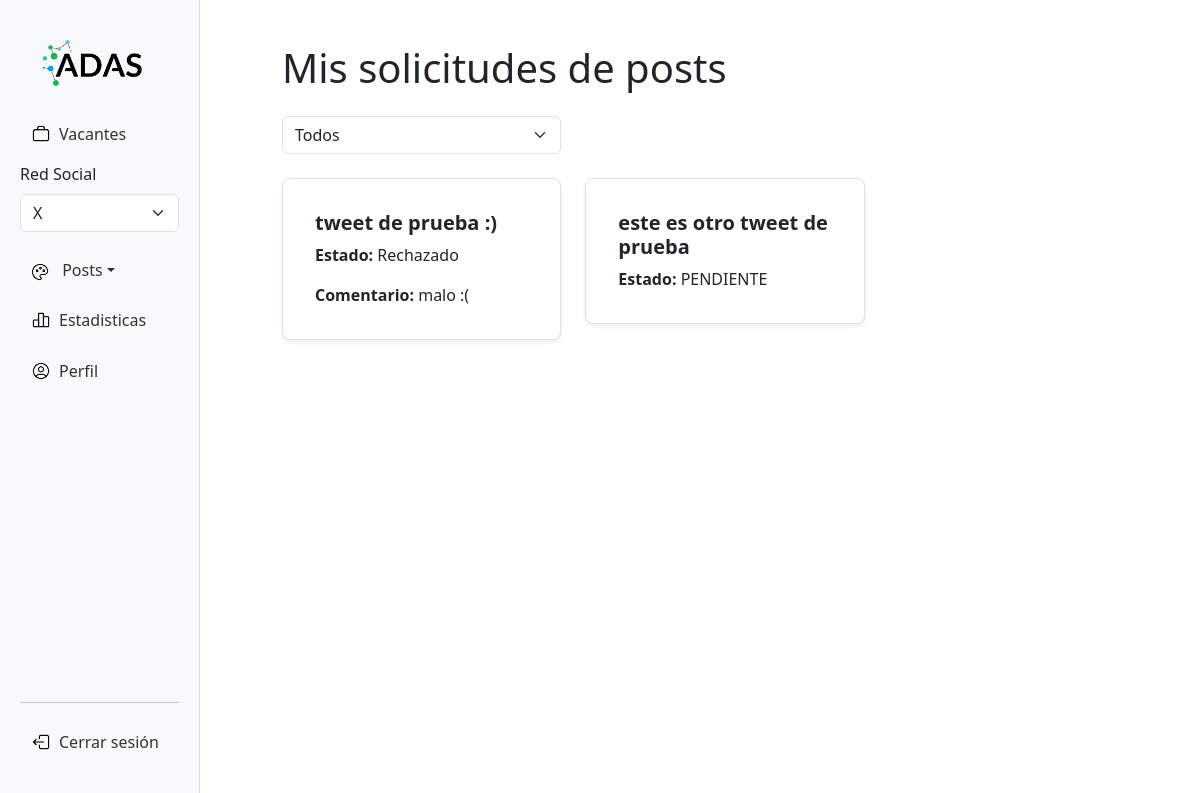
Page /administrador/mis-solicitudes/post/ (signed in) on the committed database.
### administrador/models.py (models this page shows, shortened)
class Post(models.Model):
    ESTADOS = [
        ('PENDIENTE', 'Pendiente'),
        ('APROBADO', 'Aprobado'),
        ('RECHAZADO', 'Rechazado'),
    ]
    nombre = models.CharField(max_length=250)
    status = models.CharField(max_length=100, blank=True)
    texto = models.TextField(blank=True, null=True)  # Texto del anuncio
    revision = models.OneToOneField(Revision, on_delete=models.CASCADE, null=True, blank=True) # Campo para aprovación
    created_at = models.DateField(default=date.today)

class Revision(models.Model):
    ESTADOS = [
        ('PENDIENTE', 'Pendiente'),
        ('APROBADO', 'Aprobado'),
        ('RECHAZADO', 'Rechazado'),
    ]
    usuario = models.ForeignKey(User, on_delete=models.CASCADE, related_name='revisiones')
    estado = models.CharField(max_length=20, choices=ESTADOS, default='Pendiente')
    comentario_admin = models.TextField(blank=True, null=True, help_text="Comentario del administrador al aprobar o rechazar")
    created_at = models.DateField(default=date.today)

### administrador/views.py (the view)
# urls.py: path("mis-solicitudes/<str:tipo>/", views.mis_solicitudes_contenido, name="mis_solicitudes_contenido"),
@login_required
def mis_solicitudes_contenido(request, tipo):
    MODELOS = {
        'ad': Ad,
        'post': Post,
    }
    Modelo = MODELOS.get(tipo)
    if not Modelo:
        messages.error(request, "Tipo de contenido inválido.")
        return redirect("home")  # o donde corresponda
    estado = request.GET.get('estado')
    if not estado:  # Si no se seleccionó estado o es vacío, traer todos
        contenido_pendiente = Modelo.objects.filter(revision__usuario=request.user)
    else:
        contenido_pendiente = Modelo.objects.filter(revision__usuario=request.user, revision__estado=estado)
    return render(request, "mis_solicitudes_contenido.html", {
        "contenidoo": contenido_pendiente,
        "tipo": tipo,
        "estado_seleccionado": estado  # para mantener seleccionado en el HTML
    })

### administrador/templates/mis_solicitudes_contenido.html (shortened to what this page needs)
{% extends 'panel.html' %}
{% block content %}
<div class="container mt-4">
    {% if tipo == 'post' %}
        <h1 class="mb-4">Mis solicitudes de posts</h1>
    {% endif %}
    <form method="get" class="mb-4">
    <div class="row">
            <div class="col-md-4">
                <select name="estado" class="form-select" onchange="this.form.submit()">
                    <option value="" {% if not estado_seleccionado %}selected{% endif %}>Todos</option>
                </select>
            </div>
        </div>
    </form>
    <div class="row row-cols-1 row-cols-md-2 row-cols-lg-3 g-4">
        {% for contenido in contenidoo %}
        <div class="col">
            <div class="card border rounded-3 shadow-sm p-3">
                <div class="card-body">
                    {% if tipo == 'post' %}
                    <h5 class="card-title fw-bold">{{ contenido.texto }}</h5>
                    {% endif %}
                    <p class="card-text"><strong>Estado:</strong> {{ contenido.revision.estado }}</p>
                    {% if contenido.revision.comentario_admin %}
                        <p class="card-text"><strong>Comentario:</strong> {{ contenido.revision.comentario_admin }}</p>
                    {% endif %}
                </div>
            </div>
        </div>
        {% endfor %}
    </div>
</div>
{% endblock content %}

### administrador/templates/panel.html (style rules this page uses)
body { display: flex; height: 100vh; overflow: hidden; }

### rows in the picture
Post: texto "tweet de prueba :)", revision.estado "Rechazado", revision.comentario_admin "malo :("
Post: texto "este es otro tweet de prueba", revision.estado "PENDIENTE"
